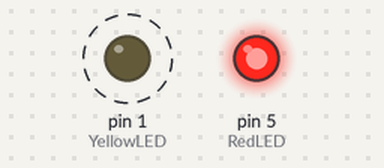
Bench run of a sketch on a simulated Arduino Uno, built with avr-gcc and run on an emulated ATmega328P. Shown: output pins drawn as LEDs (lit = HIGH). Dashed ring = blinking.

Above: at 0.5 s.
At 9.5 s:
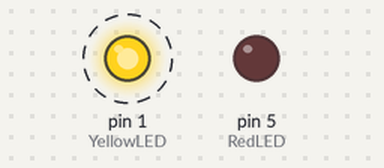
Timing chart, 0 to 13.0 s (numbered marks = the images above):
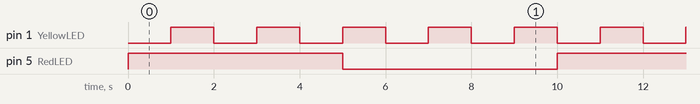

Measured:
- by itself, pin 1 (YellowLED): alternates HIGH for 1.0 s and LOW for 1.0 s
- by itself, pin 5 (RedLED): alternates HIGH for 5.0 s and LOW for 5.0 s
- by itself, everything shown: repeats every 10.0 s, in 11 steps

The sketch:

Lab4PartB.ino
```cpp
// Student Name: Vasukumar Patel
// Student number: 041153940
// Lab - 4 PART-B
// Note : Lab Required Values code are commented because the coder wanted better
//        observation of the Lab - 4 part B. So, he (Vasu) used different values which
//        is better for human observation.

// Reference:
// 1. https://docs.arduino.cc/language-reference/en/functions/external-interrupts/attachInterrupt/
// 2. https://github.com/kotwatthana/TimerOne_V2


#include <TimerOne_V2.h>

String LEDStatus = "OFF";
const int YellowLED = 1;
const int RedLED = 5;

void BlinkYellow();

void setup() {

  pinMode(YellowLED,OUTPUT);
  pinMode(RedLED,OUTPUT);

   // Timer1.initialize(250000); Lab Required Value
   Timer1.initialize(1000000); // 1 sec
   Timer1.attachInterrupt(BlinkYellow);


}

void loop() {

  digitalWrite(RedLED,HIGH);
  // delay(1000); Lab Required Value
  delay(5000); // 5 sec

  digitalWrite(RedLED,LOW);
  // delay(1000); Lab Required Value
  delay(5000);  // 5 sec


}


void BlinkYellow(){

  if (LEDStatus == "ON") {

    digitalWrite(YellowLED,LOW);
    LEDStatus = "OFF";

  } else {

    digitalWrite(YellowLED,HIGH);
    LEDStatus = "ON";

  }

}
```
